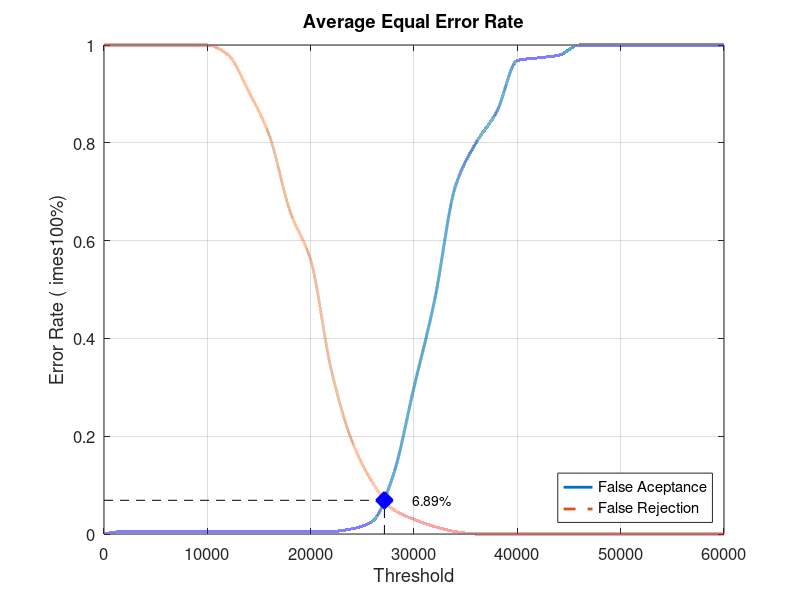
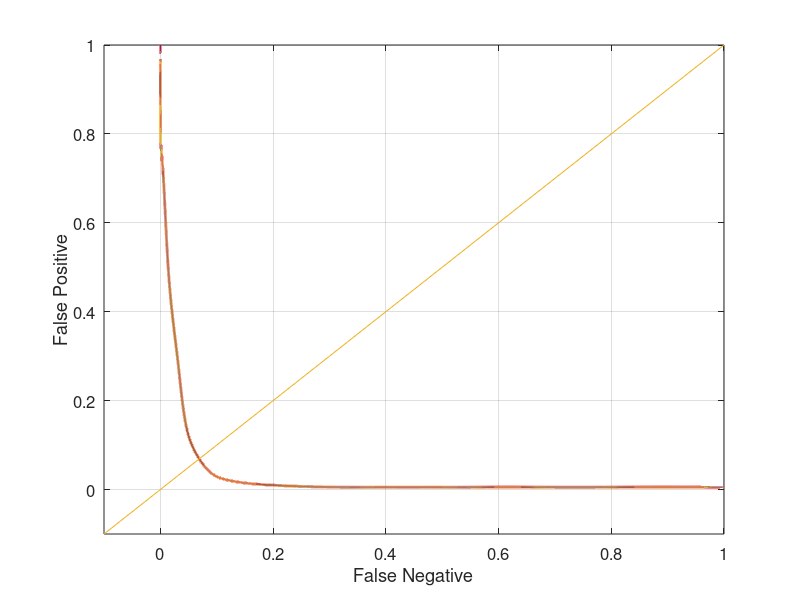

These charts were generated, in order, by the following MATLAB code:
close all;
clear;
clc;
x = 0:2000:60000;
xq = 0:0.5:60000;

y0 = [0 0.00526316 0.00526316 0.00526316 0.00526316 0.00526316 0.00526316 0.00526316 0.00526316 0.00526316 0.00526316 0.00526316 0.0105263 0.0263158 0.121053 0.3 0.478947 0.710526 0.8 0.863158 0.968421 0.973684 0.978947 1 1 1 1 1 1 1 1]
yy0 = interp1(x, y0, xq, 'pchip');
y1 = [1 1 1 1 1 1 0.98 0.905 0.815 0.66 0.56 0.335 0.19 0.105 0.05 0.03 0.015 0.005 0 0 0 0 0 0 0 0 0 0 0 0 0]
yy1 = interp1(x, y1, xq, 'pchip');

% Calculating EER: 
y2 = abs(y0 - y1);
find(y2 == min(y2))
yy2 = abs(yy0 - yy1);
xEER = find(yy2 == min(yy2));
xEERIndex = xq(xEER) % X-axis EER
yEER = yy0(xEER) % Y-axis EER

main = figure
plot(xq, yy0,'-','LineWidth', 2);	hold on
plot(xq, yy1,'--','LineWidth', 2);	hold on
plot([xEERIndex xEERIndex], [0 yEER], 'k--');	hold on
plot([0 xEERIndex], [yEER yEER], 'k--');	hold on
plot(xEERIndex, yEER, 'bx', 'LineWidth', 10);	hold on
text(xEERIndex + 10 * xEERIndex / 100, yEER, [num2str(round((10000 * yEER)) / 100) '%'])
legend('False Aceptance', 'False Rejection', 'Location', 'SouthEast')
xlabel('Threshold')
ylabel('Error Rate (	imes100%)')
title('Average Equal Error Rate')
set(gca, 'FontSize', 12)
axis([0 60000 0 1])
grid on

print(main, 'Database4_2Main', '-dpng');
FNRxFPR = figure('Color', [1 1 1]);
plot(yy1, yy0, '-', yy1, yy0, 'LineWidth', 2);
hold on
y = -0.1:0.1:1
plot(y, y); 
set(gca, 'FontSize', 12)
xlabel('False Negative')
ylabel('False Positive')
axis([-0.1 1 -0.1 1])
set(gca, 'FontSize', 12)
grid on

print(FNRxFPR, 'Database4_2FNRxFPR','-dpng');
